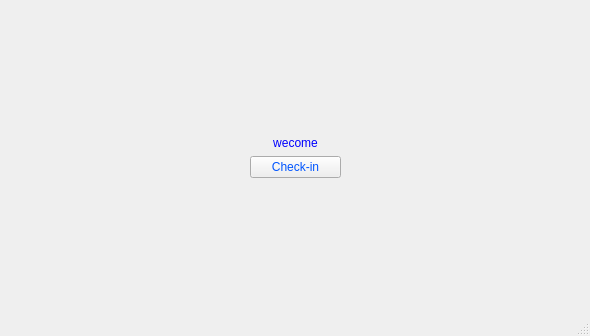
<?xml version="1.0" encoding="UTF-8"?>
<ui version="4.0">
 <class>HomeWindow</class>
 <widget class="QMainWindow" name="HomeWindow">
  <property name="geometry">
   <rect>
    <x>0</x>
    <y>0</y>
    <width>590</width>
    <height>336</height>
   </rect>
  </property>
  <property name="minimumSize">
   <size>
    <width>590</width>
    <height>336</height>
   </size>
  </property>
  <property name="windowTitle">
   <string>MainWindow</string>
  </property>
  <widget class="QWidget" name="centralwidget">
   <layout class="QGridLayout" name="gridLayout">
    <item row="0" column="0">
     <layout class="QHBoxLayout" name="horizontalLayout">
      <item>
       <spacer name="horizontalSpacer">
        <property name="orientation">
         <enum>Qt::Horizontal</enum>
        </property>
        <property name="sizeHint" stdset="0">
         <size>
          <width>40</width>
          <height>20</height>
         </size>
        </property>
       </spacer>
      </item>
      <item>
       <layout class="QVBoxLayout" name="verticalLayout_2">
        <item>
         <spacer name="verticalSpacer">
          <property name="orientation">
           <enum>Qt::Vertical</enum>
          </property>
          <property name="sizeHint" stdset="0">
           <size>
            <width>20</width>
            <height>40</height>
           </size>
          </property>
         </spacer>
        </item>
        <item>
         <layout class="QVBoxLayout" name="verticalLayout">
          <item>
           <widget class="QLabel" name="label">
            <property name="styleSheet">
             <string notr="true">font: 87 16pt &quot;Arial Black&quot;;
color: rgb(0, 0, 255);</string>
            </property>
            <property name="text">
             <string>wecome</string>
            </property>
            <property name="alignment">
             <set>Qt::AlignCenter</set>
            </property>
           </widget>
          </item>
          <item>
           <widget class="QPushButton" name="checkinBtn">
            <property name="minimumSize">
             <size>
              <width>91</width>
              <height>21</height>
             </size>
            </property>
            <property name="styleSheet">
             <string notr="true">color: rgb(0, 85, 255);
font: 87 12pt &quot;Arial Black&quot;;</string>
            </property>
            <property name="text">
             <string>Check-in</string>
            </property>
           </widget>
          </item>
         </layout>
        </item>
        <item>
         <spacer name="verticalSpacer_3">
          <property name="orientation">
           <enum>Qt::Vertical</enum>
          </property>
          <property name="sizeHint" stdset="0">
           <size>
            <width>20</width>
            <height>40</height>
           </size>
          </property>
         </spacer>
        </item>
       </layout>
      </item>
      <item>
       <spacer name="horizontalSpacer_4">
        <property name="orientation">
         <enum>Qt::Horizontal</enum>
        </property>
        <property name="sizeHint" stdset="0">
         <size>
          <width>40</width>
          <height>20</height>
         </size>
        </property>
       </spacer>
      </item>
     </layout>
    </item>
   </layout>
  </widget>
  <widget class="QStatusBar" name="statusbar"/>
 </widget>
 <resources/>
 <connections/>
</ui>
